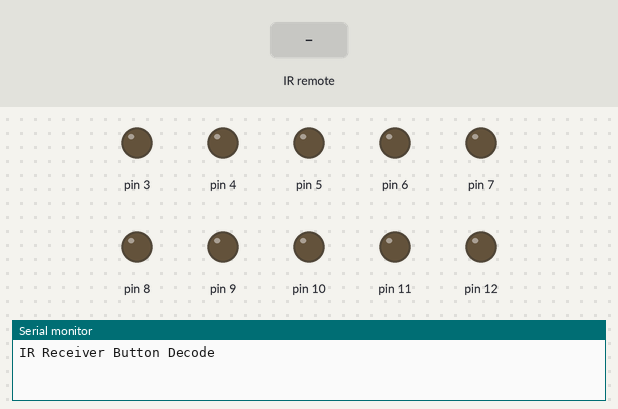
A sketch run on a simulated Arduino Uno, built with avr-gcc and run on an emulated ATmega328P. Parts: output pins drawn as LEDs (lit = HIGH), the last lines printed to the serial monitor. The inputs (shaded band) are chosen by the test bench.

Above: at 1.2 s.
1.3 s: infrared code 0xFFA25D received
At 2.5 s:
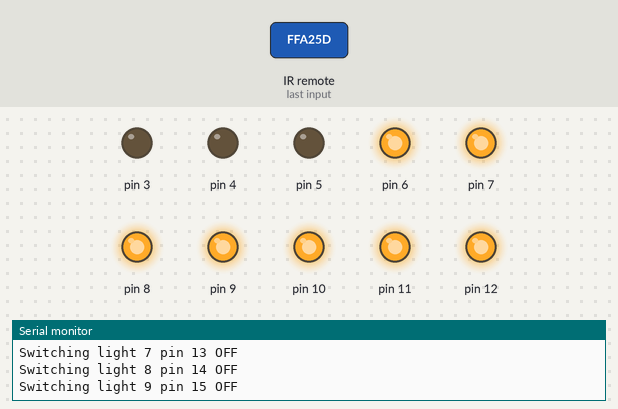
2.8 s: infrared code 0xFFE21D received
4.3 s: infrared code 0xFF629D received
Timing chart, 0 to 7.3 s (numbered marks = the images above; inputs shaded):
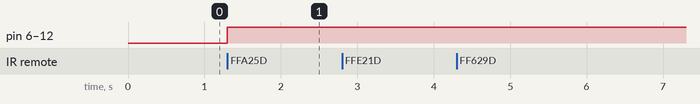

The sketch:

Dolly.ino
```cpp
#include "IRremote.h"

const int receiver = 2; // Signal Pin of IR receiver to Arduino Digital Pin 11

/*-----( Declare objects )-----*/
IRrecv irrecv(receiver);     // create instance of 'irrecv'
decode_results results;      // create instance of 'decode_results'
bool lightsOn[10]={true,true,true,true,true,true,true,true,true,true};

void swap(byte light) {
  lightsOn[light]=!lightsOn[light];
  byte pin=light+6;
  Serial.print("Switching light ");
  Serial.print(light);
  Serial.print(" pin ");
  Serial.print(pin);
  Serial.println(lightsOn[light]?" ON":" OFF");

  digitalWrite(pin,lightsOn[light]?LOW:HIGH);
}
bool powerOn=false;

/*-----( Function )-----*/
void translateIR() // takes action based on IR code received

// describing Remote IR codes

{

  switch(results.value)

  {
  case 0xFFA25D: Serial.println("POWER"); for (int i=0;i<10;i++) if (lightsOn[i]) swap(i); break;
  case 0xFFE21D: Serial.println("FUNC/STOP"); break;
  case 0xFF629D: Serial.println("VOL+"); break;
  case 0xFF22DD: Serial.println("FAST BACK");    break;
  case 0xFF02FD: Serial.println("PAUSE");    break;
  case 0xFFC23D: Serial.println("FAST FORWARD");   break;
  case 0xFFE01F: Serial.println("DOWN");    break;
  case 0xFFA857: Serial.println("VOL-");    break;
  case 0xFF906F: Serial.println("UP");    break;
  case 0xFF9867: Serial.println("EQ");    break;
  case 0xFFB04F: Serial.println("ST/REPT");    break;
  case 0xFF6897: Serial.println("0");    break;
  case 0xFF30CF: Serial.println("1"); swap(2);    break;
  case 0xFF18E7: Serial.println("2");    break;
  case 0xFF7A85: Serial.println("3"); swap(1);   break;
  case 0xFF10EF: Serial.println("4"); swap(4);   break;
  case 0xFF38C7: Serial.println("5");    break;
  case 0xFF5AA5: Serial.println("6"); swap(3);   break;
  case 0xFF42BD: Serial.println("7"); swap(6);   break;
  case 0xFF4AB5: Serial.println("8");    break;
  case 0xFF52AD: Serial.println("9"); swap(5);   break;
  case 0xFFFFFFFF: Serial.println(" REPEAT");break;

  default:
    Serial.println(" other button   ");

  }// End Case


} //END translateIR
void setup()   /*----( SETUP: RUNS ONCE )----*/
{
  Serial.begin(115200);
  Serial.println("IR Receiver Button Decode");
  irrecv.enableIRIn(); // Start the receiver
  for (int pin=3;pin<13;pin++) pinMode(pin,OUTPUT);

}/*--(end setup )---*/


void loop()   /*----( LOOP: RUNS CONSTANTLY )----*/
{
  if (irrecv.decode(&results)) // have we received an IR signal?

  {
    translateIR();
    delay(250); // Do not get immediate repeat
    irrecv.resume(); // receive the next value
  }
}/* --(end main loop )-- */
```

Measured:
- after the input at 1.3 s, pin 6–12: LOW → HIGH at once
